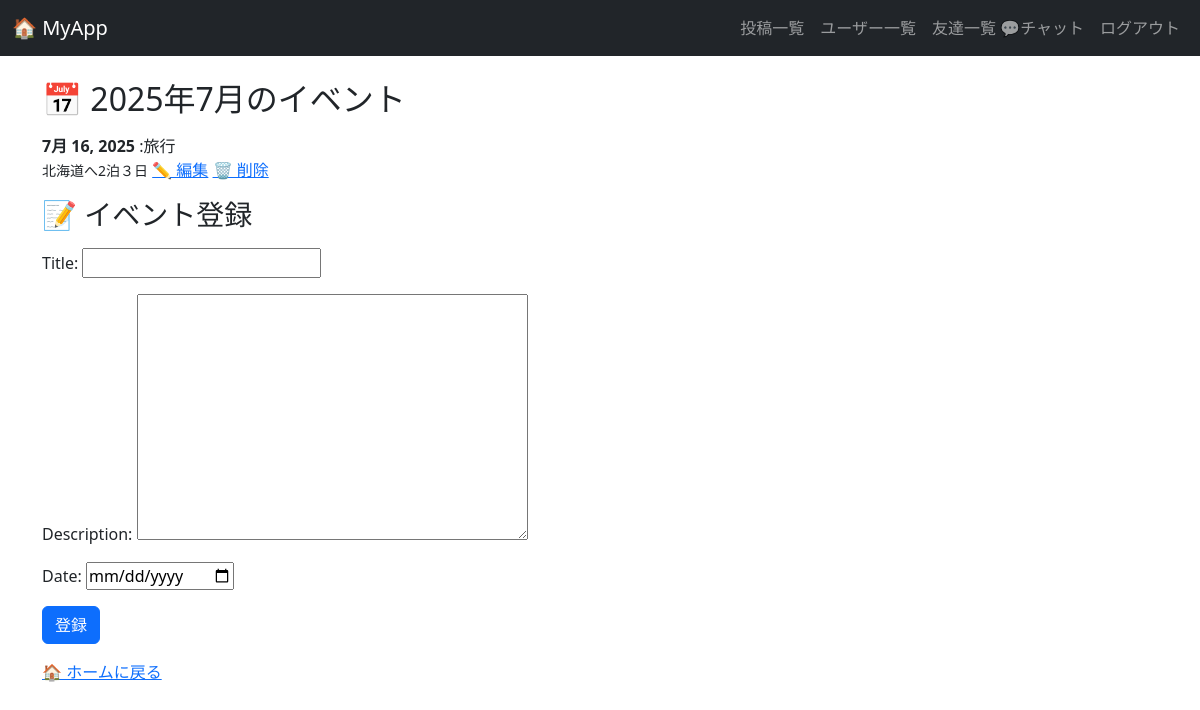
Page /dashboard/ (signed in) on the earlier database version.
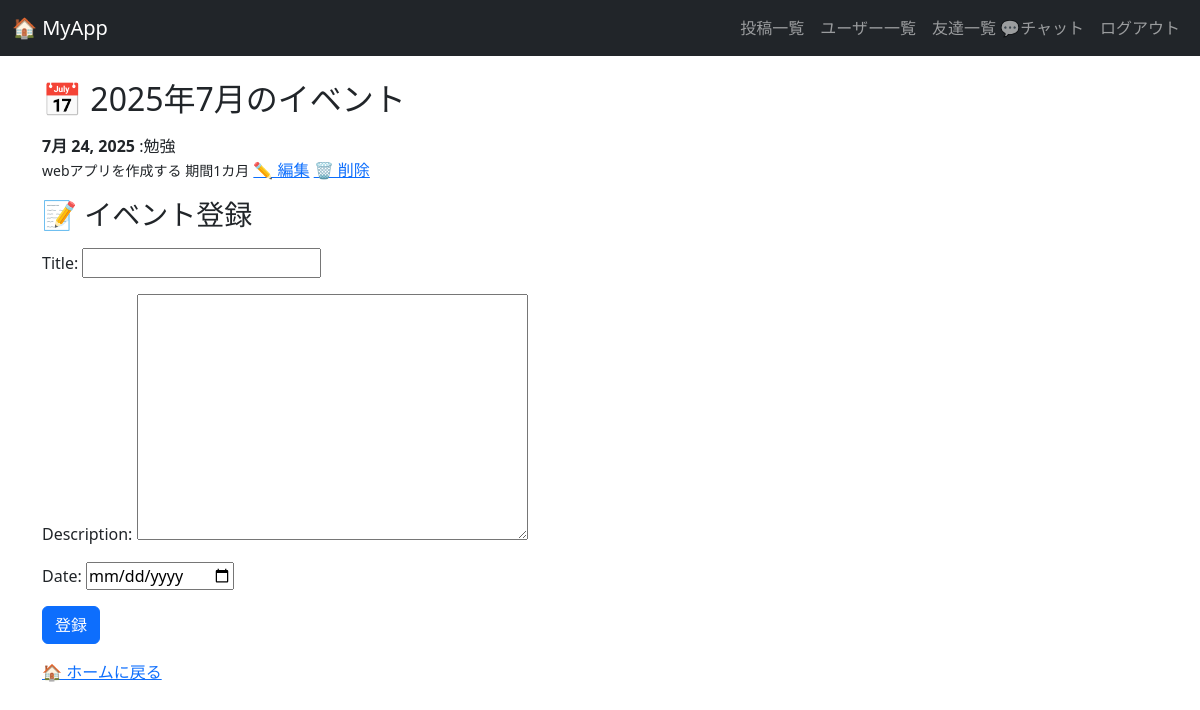
Same page on the later database version.
### app/models.py (models this page shows, shortened)
class Event(models.Model):
    title = models.CharField(max_length=100)
    description = models.TextField(blank=True)
    date = models.DateField()
    owner = models.ForeignKey(User, on_delete=models.CASCADE)

### app/views.py (the view)
# urls.py: path('dashboard/', views.dashboard_view, name='dashboard'),  #  ダッシュボードページ
@login_required
def dashboard_view(request):
    today = timezone.now().date()
    month = today.month
    year = today.year
    events = Event.objects.filter(
        owner=request.user,
        date__year=year,
        date__month=month
    ).order_by('date')
    if request.method == 'POST':
        form = EventForm(request.POST)
        if form.is_valid():
            event = form.save(commit=False)
            event.owner = request.user
            event.save()
            return redirect('dashboard')
    else:
        form = EventForm()
    return render(request, 'app/dashboard.html', {
        'form': form,
        'events': events,
        'today': today,
    })

### app/forms.py
class EventForm(forms.ModelForm):
    class Meta:
        model = Event
        fields = ['title', 'description', 'date']
        widgets = {
            'date': forms.DateInput(attrs={'type': 'date'}),
        }

### app/context_processors.py (called while the page is built)
def unread_count(request):
    if request.user.is_authenticated:
        count = ChatMessage.objects.filter(receiver=request.user, is_read=False).count()
    else:
        count = 0
    return {'unread_count': count}

### app/templates/app/dashboard.html (shortened to what this page needs)
{% extends 'app/base.html' %}
{% block content %}
<div class="container mt-4">
    <h2>📅 {{ today|date:'Y年n月' }}のイベント</h2>
    <ul class="list-group-item my-3">
        {% for event in events %}
            <li class="list-group-item">
                <strong>{{ event.date }}</strong> :{{ event.title }}
                {%if event.description %}
                    <br><small>{{ event.description }}</small>
                {% endif %}
                <a href="{% url 'edit_event' event.id %}">✏️ 編集</a>
                <a href="{% url 'delete_event' event.id %}">🗑️ 削除</a>
            </li>
        {% empty %}
        <li class="list-group-item text-muted">今月のイベントがありません。</li>
        {% endfor %}
    </ul>
    <h3>📝 イベント登録</h3>
    <form method="post" class="my-3">
        {{ form.as_p }}
        <button type="submit" class="btn btn-primary">登録</button>
    </form>
    <p><a href="{% url 'home' %}">🏠 ホームに戻る</a></p>
</div>
{% endblock %}

Differences in the rows shown:
removed Event: date "7月 16, 2025", title "旅行", description "北海道へ2泊３日"
added Event: date "7月 24, 2025", title "勉強", description "webアプリを作成する 期間1カ月"
